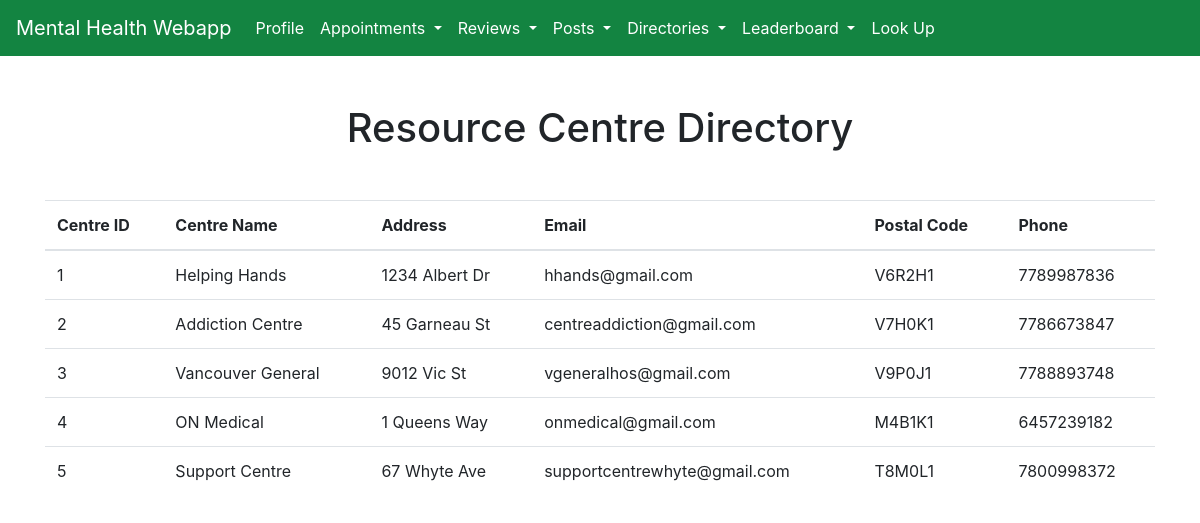
Screenshot of /resource-centre-directory.php with the database file from the repository.
### tables this page shows
CREATE TABLE ResourceCentre (
	centreID		int				PRIMARY KEY AUTO_INCREMENT,
	centreName		varchar(125)          NOT NULL,
	address 		varchar(50)           NOT NULL,
	email			varchar(80)		UNIQUE NOT NULL,
	postalCode		char(80)              NOT NULL,
	phoneNum		char(12)              NOT NULL,
	FOREIGN KEY (postalCode) REFERENCES postalCode(postalCode) ON DELETE CASCADE 
);

### resource-centre-directory.php (the view, shortened to what this page needs)
<?php
	$conn = OpenCon();
	function showResourceCentres() {
		global $conn;
		$sql = "SELECT * FROM ResourceCentre";
		$result = $conn->query($sql);
		while($row = $result->fetch_assoc()) {
			echo "<tr>
					<td>".$row["centreID"]."</td>
					<td>".$row["centreName"]."</td>
					<td>".$row["address"]."</td>
					<td>".$row["email"]."</td>
					<td>".$row["postalCode"]."</td>
					<td>".$row["phoneNum"]."</td>
				  </tr>";
		}
	}
?>
<!DOCTYPE html>
<html>
	<head>
		<link rel="stylesheet" href="https://cdn.jsdelivr.net/npm/bootstrap@4.5.3/dist/css/bootstrap.min.css">
		<link rel="stylesheet" href="styles/main.css">
	</head>
	<body>
        <nav class="navbar navbar-expand-lg navbar-dark">
			<a class="navbar-brand" href="#">Mental Health Webapp</a>
		 	<div class="collapse navbar-collapse" id="navbarNav">
		 		<ul class="navbar-nav">
		 			<li class="nav-item">
			        	<a class="nav-link" href="/cpsc304/profile.php">Profile</a>
			      	</li>
			      	<li class="nav-item dropdown">
			        	<a class="nav-link dropdown-toggle" id="navbarDropdownMenuLink" role="button" data-toggle="dropdown" aria-haspopup="true" aria-expanded="false">
			          	Appointments
			        	</a>
			      	</li>
			     	<li class="nav-item dropdown">
			        	<a class="nav-link dropdown-toggle" id="navbarDropdownMenuLink" role="button" data-toggle="dropdown" aria-haspopup="true" aria-expanded="false">
			          		Reviews
			        	</a>
			      	</li>
			     	<li class="nav-item dropdown" aria-labelledby="navbarDropdownMenuLink">
			        	<a class="nav-link dropdown-toggle" id="navbarDropdownMenuLink" role="button" data-toggle="dropdown" aria-haspopup="true" aria-expanded="false">
			          		Posts
			        	</a>
			      	</li>
			      	<li class="nav-item dropdown">
			        	<a class="nav-link dropdown-toggle" id="navbarDropdownMenuLink" role="button" data-toggle="dropdown" aria-haspopup="true" aria-expanded="false">
			          		Directories
			        	</a>
			      	</li>
			      	<li class="nav-item dropdown">
			        	<a class="nav-link dropdown-toggle" id="navbarDropdownMenuLink" role="button" data-toggle="dropdown" aria-haspopup="true" aria-expanded="false">
			          		Leaderboard
			        	</a>
			      	</li>
			      	<li class="nav-item">
			        	<a class="nav-link" href="/cpsc304/lookup.php">Look Up</a>
			      	</li>
			    </ul>
	  		</div>
        </nav>
		<div class = "container">
			<h1 class = "text-center mt-5 mb-5"> Resource Centre Directory </h1>
			<table class="table">
			<thead>
				<tr>
					<th>Centre ID</th>
					<th>Centre Name</th>
					<th>Address</th>
					<th>Email</th>
					<th>Postal Code</th>
					<th>Phone</th>
				</tr>
			</thead>
			<?php showResourceCentres()?>
			</table>
		</div>
	</body>
</html>

### styles/main.css (style rules this page uses)
nav { background-color: #138441; }
.navbar-brand { color: white !important; }
.nav-link { color: white !important; }

### rows the page displays
resourcecentre: centreID "1", centreName "Helping Hands", address "1234 Albert Dr", email "hhands@gmail.com", postalCode "V6R2H1", phoneNum "7789987836"
resourcecentre: centreID "2", centreName "Addiction Centre", address "45 Garneau St", email "centreaddiction@gmail.com", postalCode "V7H0K1", phoneNum "7786673847"
resourcecentre: centreID "3", centreName "Vancouver General", address "9012 Vic St", email "vgeneralhos@gmail.com", postalCode "V9P0J1", phoneNum "7788893748"
resourcecentre: centreID "4", centreName "ON Medical", address "1 Queens Way", email "onmedical@gmail.com", postalCode "M4B1K1", phoneNum "6457239182"
resourcecentre: centreID "5", centreName "Support Centre", address "67 Whyte Ave", email "supportcentrewhyte@gmail.com", postalCode "T8M0L1", phoneNum "7800998372"
